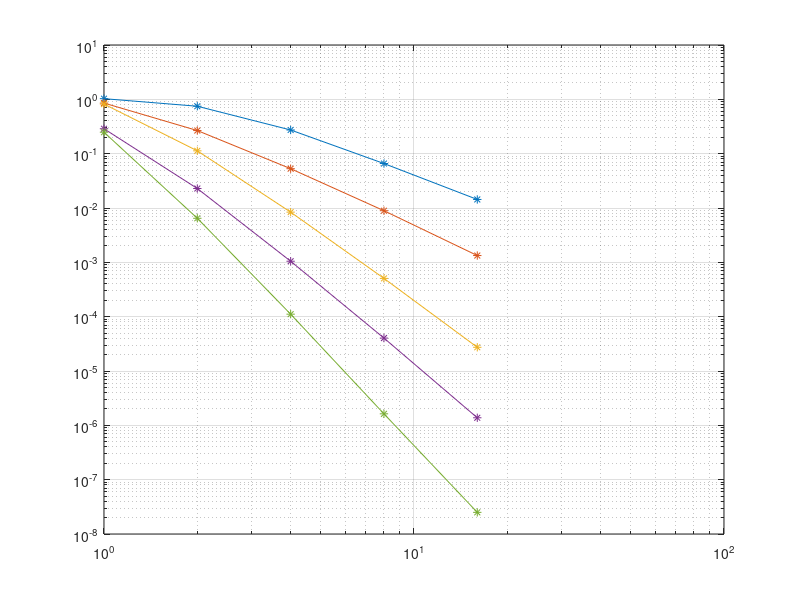

This figure's MATLAB source:
close all;
clear all;

%% l2 [Order][Mesh]

%% f = Sin(10x) +  Sin(10y)

h = [1, 1/2, 1/4, 1/8, 1/16];
p = [1:5];

l2 = ...
    [...
        +1.028260e+00 , +7.464563e-01 , +2.729451e-01 , +6.583108e-02 , +1.436498e-02 ; ...
        +8.537541e-01 , +2.664175e-01 , +5.293406e-02 , +8.911445e-03 , +1.333801e-03 ; ...
        +8.174877e-01 , +1.127773e-01 , +8.396360e-03 , +5.063733e-04 , +2.733107e-05 ; ...
        +2.876364e-01 , +2.284130e-02 , +1.048153e-03 , +4.036206e-05 , +1.377807e-06 ; ...
        +2.481617e-01 , +6.470315e-03 , +1.112204e-04 , +1.628351e-06 , +2.503265e-08 ; ...
    ];

P = size(p, 2);
H = size(h, 2);

delta = zeros(P, H - 1);

for i = 1:H-1
    delta(:, i) = ...
        (log10(l2(:, i + 1)) - log10(l2(:, i))) / ...
        (log10(1/h(i + 1))   - log10(1/h(i)));
end

delta

figure;
loglog(1./h, l2', '-*');
grid;
